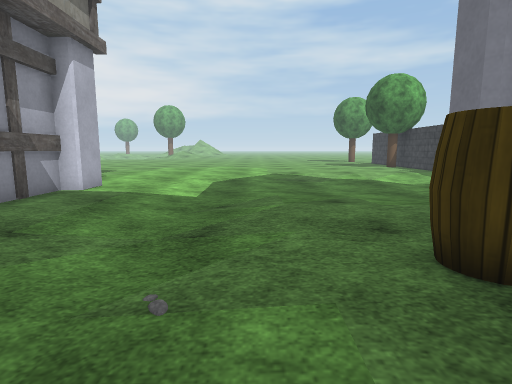
View 1 (above)

21 first-person views from a walk through a Unity game level. The camera is 1.2 m above the floor, tilts 8° down and sees 80° across. The floor is counted in squares, 1 m on a side. Each view is taken from the middle of a square. On the plan, view 1 faces up. The plan holds only what a view shows up to about 13 squares ahead; the rest is blank. The place goes on beyond the plan. Some trees and plants on the terrain are drawn as simple stand-ins. The player character is not drawn. Door leaves are left out, so doorways stand open. Some surface patterns are stand-ins.

View 2
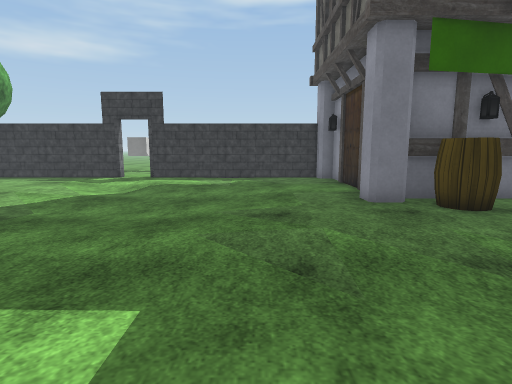

View 3
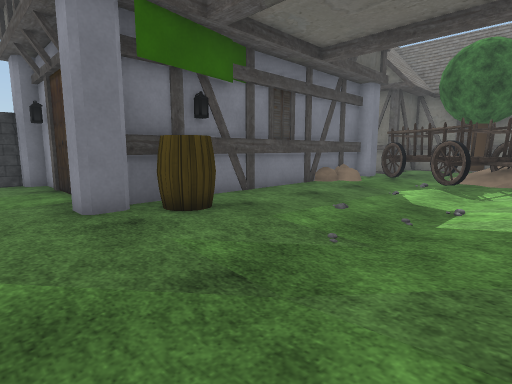

View 4
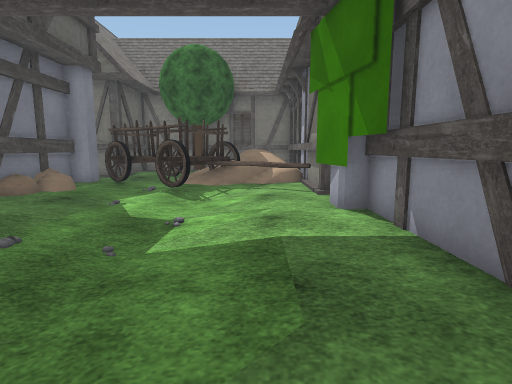

View 5
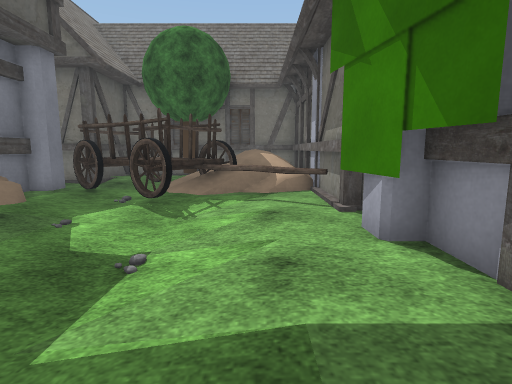

View 6
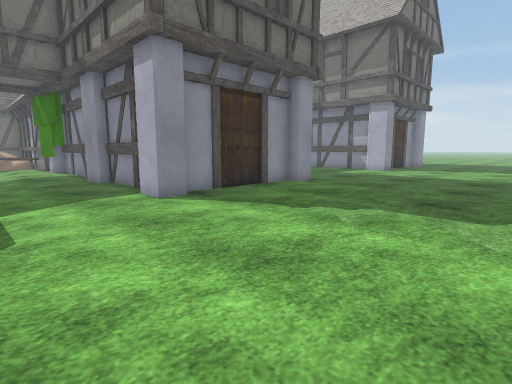

View 7
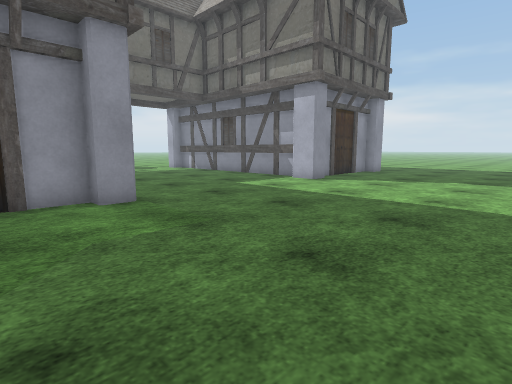

View 8
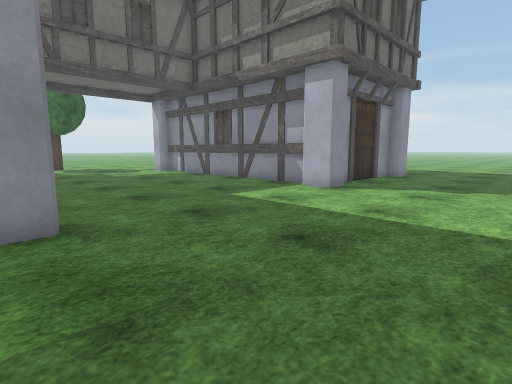

View 9
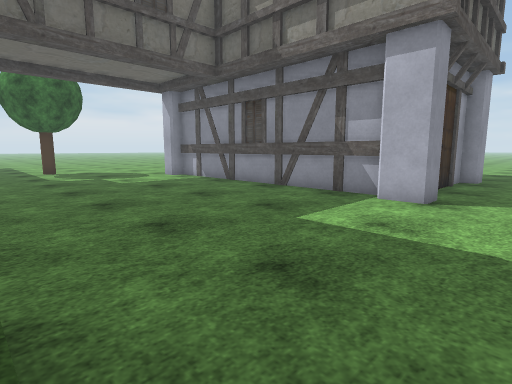

View 10
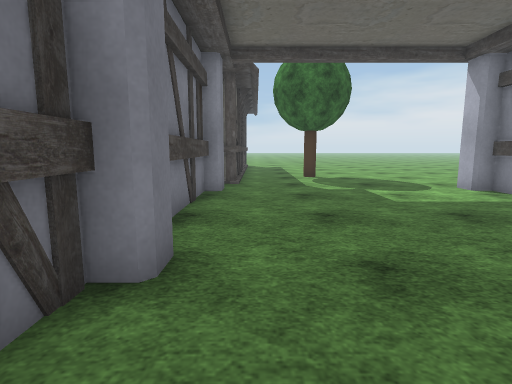

View 11
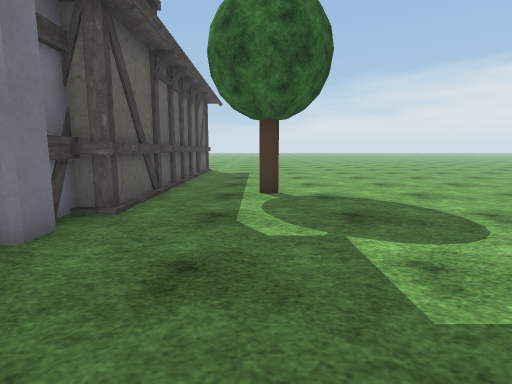

View 12
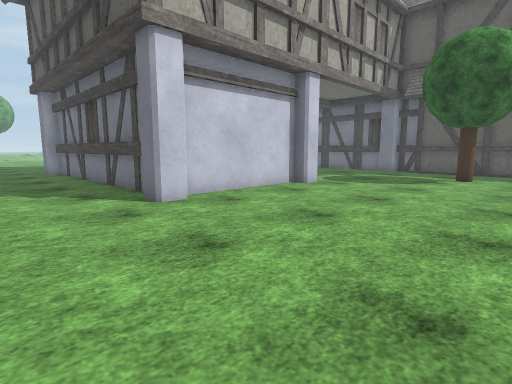

View 13
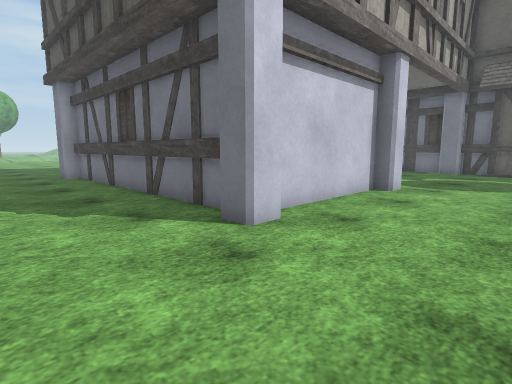

View 14
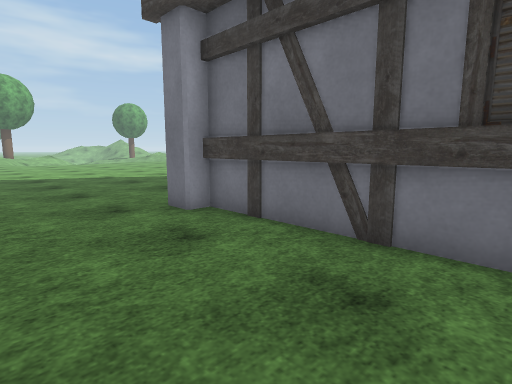

View 15
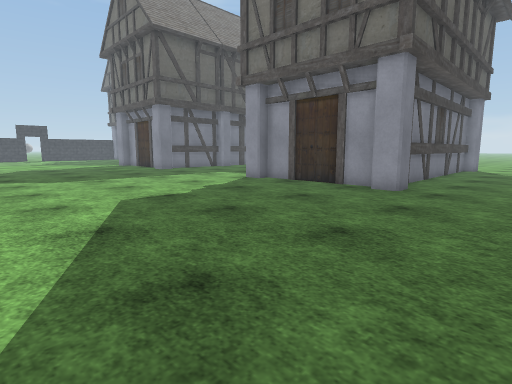

View 16
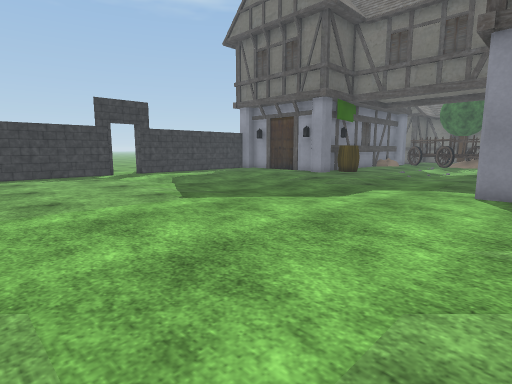

View 17
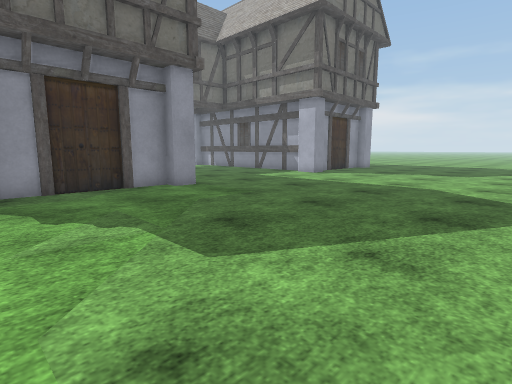

View 18
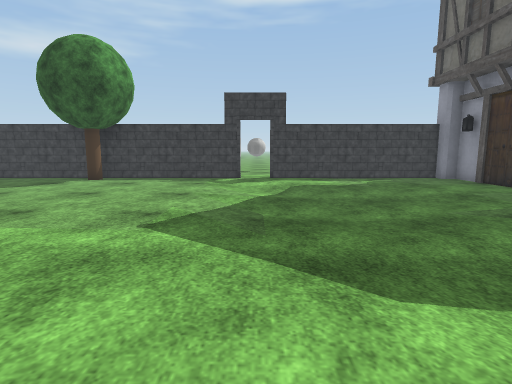

View 19
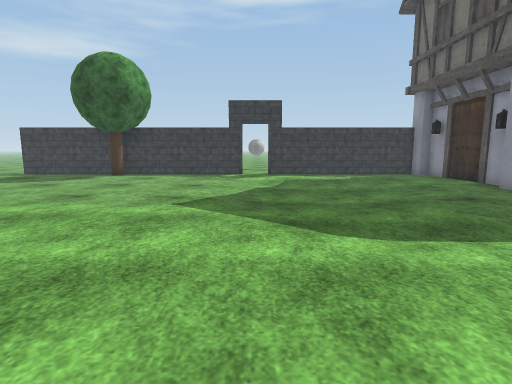

View 20
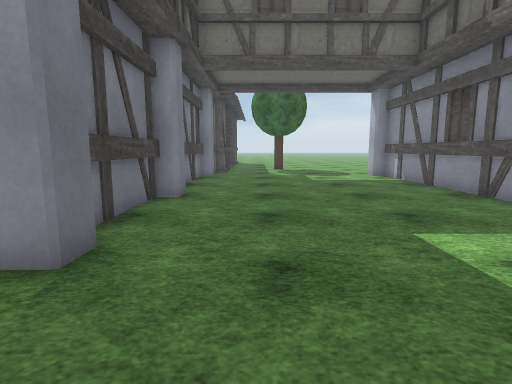

View 21
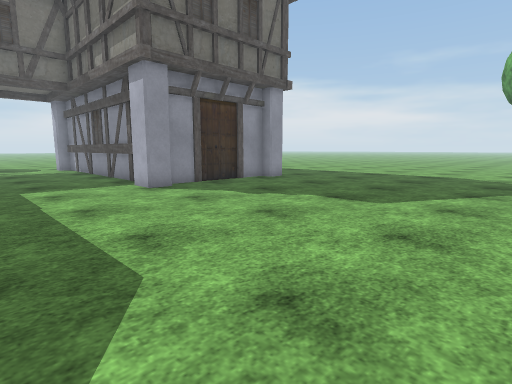

### Floor plan
Key: @ floor where view 1 was taken; # wall or solid block; . main floor; - floor 0.25 m lower than the main floor; _ floor 0.5 m lower than the main floor; D open door; B barrel; T tree; O other object.
Columns run from 28 left of view 1 to 9 right of it. Each row starts with its distance up from view 1.
 18 ....... ..... .  ...................T#
 17 .....................................#
 16 .....................................#
 15 .............................-----...#
 14 ............................------...#
 13 ...........................----------#
 12 ..........................-----------D
 11  ........................------------#
 10  .......................------__-----#
  9 ....#....##......##....#-------------#
  8 ....#######......#######-------------#
  7 ....#    #........#    #-------------#
  6 ....#    #........#    #------------.#
  5 ....#    #........#    #-----------..#
  4  ...#    #.......##    #-------#######
  3 ....#    #.......#     #------B#
  2  ...#    #.......#     #------B#
  1  ...#    #.......#     #-------#
  0 ....#    #.......#     #.---@--#
 -1 ....#    #.......#     #.------#
 -2 ....######.......#     #.------#
 -3 .................#     #.------#
 -4 .................#     #.------#
 -5 .................#     #OO-O---#
 -6 .............TT..#     #.OOOO--#
 -7 ..............T..#     O OOO OO#
 -8  ................#     #OOOOOOO#
 -9 . ...............#     #OOOOOOO#

Positions as (right, up) in squares from view 1, and headings:
1: (0, 0), facing up
2: (-4, 7), facing right
3: (-3, 6), facing down-right
4: (-3, 4), facing down
5: (-3, 2), facing down
6: (-1, 16), facing down-left
7: (-8, 16), facing down-left
8: (-10, 14), facing down-left
9: (-11, 11), facing down-left
10: (-12, 7), facing down
11: (-14, 2), facing down
12: (-28, -9), facing up-right
13: (-28, -6), facing up-right
14: (-28, 3), facing up-right
15: (-28, 18), facing down-right
16: (-6, 18), facing down-right
17: (-5, 18), facing down-left
18: (-4, 12), facing right
19: (-6, 12), facing right
20: (-13, 12), facing down
21: (-14, 18), facing down-left
